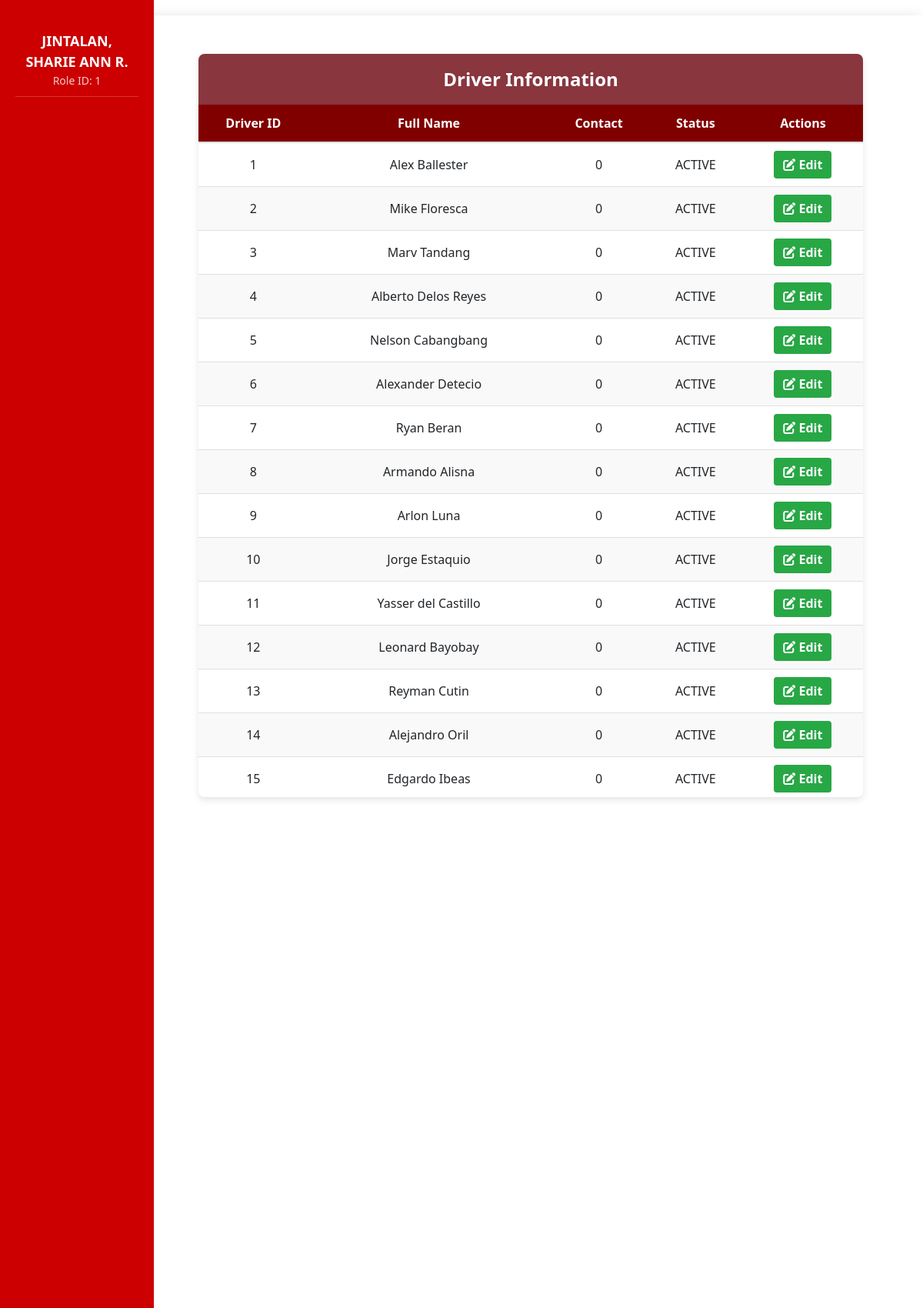
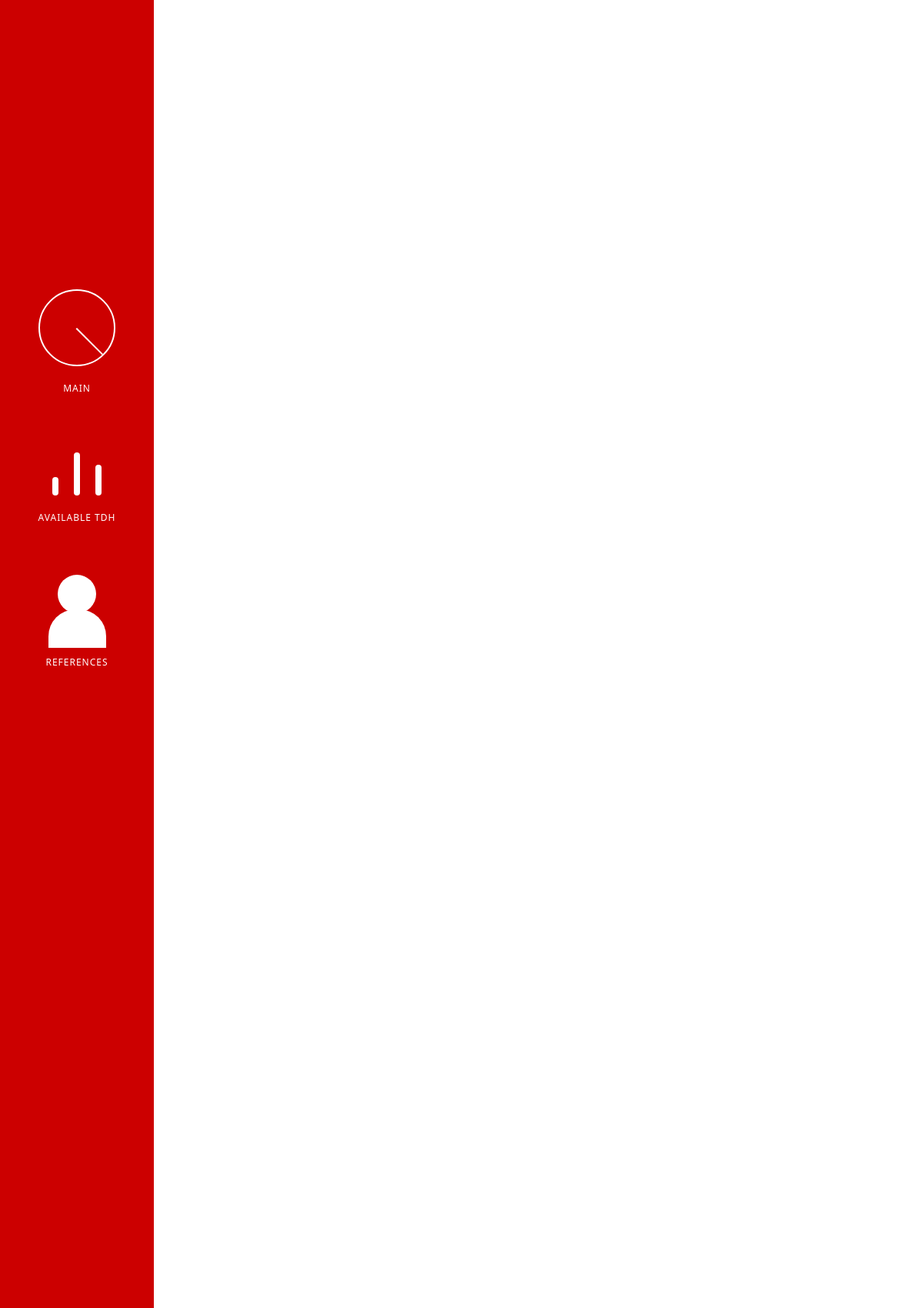
The page /drivers.php (signed in, upper part) on the database its author committed (2 pictures, top to bottom).
### tables this page shows
CREATE TABLE `driver` (
  `driver_id` int(11) NOT NULL,
  `fullname` varchar(255) NOT NULL,
  `contact` int(11) NOT NULL,
  `status` enum('ACTIVE','INACTIVE','','') NOT NULL
);

### drivers.php (the view, shortened to what this page needs)
<?php
require_once 'connection.php';
$query = "SELECT * FROM driver";
$result = mysqli_query($conn, $query);
?>
<!DOCTYPE html>
<html lang="en">
<head>
    <link rel="stylesheet" href="assets/css/landingPage.css">
    <link rel="stylesheet" href="https://cdnjs.cloudflare.com/ajax/libs/font-awesome/6.0.0/css/all.min.css">
    <link href="https://stackpath.bootstrapcdn.com/bootstrap/4.5.2/css/bootstrap.min.css" rel="stylesheet">
</head>
<body>
    <div class="sidebar">
        <div class="user-info">
            <div class="name"><?php echo htmlspecialchars($_SESSION["fullname"]); ?></div>
            <div class="role">Role ID: <?php echo htmlspecialchars($_SESSION["u_id"]); ?></div>
        </div>
        <div>
            <div class="metric-section" data-href="landingPage.php">
                <div class="chart-container">
                    <div class="pie-chart">
                        <div class="pie-slice"></div>
                    </div>
                </div>
                <div class="metric-title">MAIN</div>
            </div>
            <div class="metric-section" data-href="available.php">
                <div class="bar-container">
                    <div class="bar bar-1"></div>
                    <div class="bar bar-2"></div>
                    <div class="bar bar-3"></div>
                </div>
                <div class="metric-title">AVAILABLE TDH</div>
            </div>
            <div class="metric-section" data-href="references.php">
                <div class="chart-container">
                    <div class="people-icon">
                        <div class="people-head"></div>
                        <div class="people-body"></div>
                    </div>
                </div>
                <div class="metric-title">REFERENCES</div>
            </div>
        </div>
    </div>
    <div class="main-content">
        <div class="driver-table-container">
            <div class="table-header">
                Driver Information
            </div>
            <div class="table-responsive">
                <table class="driver-table">
                    <thead>
                        <tr>
                            <th>Driver ID</th>
                            <th>Full Name</th>
                            <th>Contact</th>
                            <th>Status</th>
                            <th>Actions</th>
                        </tr>
                    </thead>
                    <tbody>
                        <?php while($row = mysqli_fetch_assoc($result)) {
                            $contact_display = $row['contact'];
                        ?>
                        <tr>
                            <td><?php echo htmlspecialchars($row['driver_id']); ?></td>
                            <td><?php echo htmlspecialchars($row['fullname']); ?></td>
                            <td><?php echo htmlspecialchars($contact_display); ?></td>
                            <td><?php echo htmlspecialchars($row['status']); ?></td>
                            <td>
                              <button type="button" class="btn btn-success editbtn"><i class = "fas fa-edit"></i> Edit</button>
                            </td>
                        </tr>
                        <?php } ?>
                    </tbody>
                </table>
            </div>
        </div>
    </div>
</body>
</html>

### assets/css/landingPage.css (style rules this page uses)
* { margin: 0; padding: 0; box-sizing: border-box; font-family: 'Segoe UI', Tahoma, Geneva, Verdana, sans-serif; }
body { height: 100vh; display: flex; background-color: #f5f5f5; overflow-x: hidden; }
.sidebar { background-color: #cc0000; width: 200px; min-width: 200px; color: white; padding: 30px 20px; display: flex; flex-direction: column; align-items: center; justify-content: space-between; transition: all 0.3s ease; z-index: 100; }
.metric-section { display: flex; flex-direction: column; align-items: center; margin-bottom: 30px; width: 100%; }
.metric-title { font-size: 12px; letter-spacing: 1px; margin-top: 10px; margin-bottom: 20px; text-align: center; }
.chart-container { width: 100px; height: 100px; position: relative; margin-bottom: 10px; }
.pie-chart { width: 100%; height: 100%; border-radius: 50%; border: 2px solid white; position: relative; display: flex; align-items: center; justify-content: center; }
.pie-slice { position: absolute; width: 50%; height: 50%; top: 0; left: 50%; border-left: 2px solid white; transform-origin: bottom left; transform: rotate(45deg); }
.bar-container { display: flex; justify-content: center; align-items: flex-end; height: 80px; width: 100%; padding: 0 20px; margin-bottom: 10px; }
.bar { width: 8px; background-color: white; margin: 0 10px; border-radius: 10px; }
.bar-1 { height: 30%; }
.bar-2 { height: 70%; }
.bar-3 { height: 50%; }
.main-content { flex: 1; padding: 30px; background-color: white; border-radius: 20px 0 0 20px; margin: 20px 0 20px -20px; box-shadow: -5px 0 15px rgba(0, 0, 0, 0.1); display: flex; flex-direction: column; align-items: center; overflow-y: auto; }
.people-icon { width: 100px; height: 60px; position: relative; display: flex; align-items: center; justify-content: center; }
.people-head { width: 50px; height: 50px; background-color: white; border-radius: 50%; position: absolute; top: 15px; }
.people-body { width: 75px; height: 50px; background-color: white; position: absolute; top: 60px; border-radius: 35px 35px 0 0; }
.metric-section { cursor: pointer; transition: transform 0.3s ease, box-shadow 0.3s ease; }
.user-info { color: white; text-align: center; padding: 10px; margin-bottom: 20px; border-bottom: 1px solid rgba(255, 255, 255, 0.2); }
.user-info .name { font-size: 18px; font-weight: bold; }
.user-info .role { font-size: 14px; opacity: 0.8; }

### drivers.php (style rules this page uses)
.driver-table-container { margin: 20px; width: 90%; box-shadow: 0 4px 8px rgba(0, 0, 0, 0.1); border-radius: 8px; overflow: hidden; background-color: #fff; }
.table-header { background-color:rgba(106, 0, 11, 0.79); color: white; padding: 15px; text-align: center; font-size: 1.5rem; font-weight: bold; }
.driver-table { width: 100%; border-collapse: collapse; box-shadow: 0 2px 3px rgba(0, 0, 0, 0.1); }
.driver-table th { background-color: maroon; color: white; font-weight: bold; text-align: center; padding: 12px 15px; }
.driver-table td { padding: 10px 15px; text-align: center; border-bottom: 1px solid #e0e0e0; }
.driver-table tr:nth-child(even) { background-color: #f9f9f9; }
.btn { padding: 6px 12px; border: none; border-radius: 4px; cursor: pointer; font-weight: bold; text-decoration: none; display: inline-block; }
.table-responsive { max-height: 900px; overflow-y: auto; border-radius: 0px; box-shadow: 0 2px 5px rgba(0, 0, 0, 0.1); }
.driver-table thead { position: sticky; top: 0; background-color: maroon; color: white; z-index: 10; }
.driver-table th { padding: 12px; border-bottom: 2px solid #ddd; }

### rows shown on the page
driver: driver_id "1", fullname "Alex Ballester", contact "0", status "ACTIVE"
driver: driver_id "2", fullname "Mike Floresca", contact "0", status "ACTIVE"
driver: driver_id "3", fullname "Marv Tandang", contact "0", status "ACTIVE"
driver: driver_id "4", fullname "Alberto Delos Reyes", contact "0", status "ACTIVE"
driver: driver_id "5", fullname "Nelson Cabangbang", contact "0", status "ACTIVE"
driver: driver_id "6", fullname "Alexander Detecio", contact "0", status "ACTIVE"
driver: driver_id "7", fullname "Ryan Beran", contact "0", status "ACTIVE"
driver: driver_id "8", fullname "Armando Alisna", contact "0", status "ACTIVE"
driver: driver_id "9", fullname "Arlon Luna", contact "0", status "ACTIVE"
driver: driver_id "10", fullname "Jorge Estaquio", contact "0", status "ACTIVE"
driver: driver_id "11", fullname "Yasser del Castillo", contact "0", status "ACTIVE"
driver: driver_id "12", fullname "Leonard Bayobay", contact "0", status "ACTIVE"
driver: driver_id "13", fullname "Reyman Cutin", contact "0", status "ACTIVE"
driver: driver_id "14", fullname "Alejandro Oril", contact "0", status "ACTIVE"
driver: driver_id "15", fullname "Edgardo Ibeas", contact "0", status "ACTIVE"

### other values the page prints
$_SESSION["fullname"] "JINTALAN, SHARIE ANN R."
$_SESSION["u_id"] "1"
